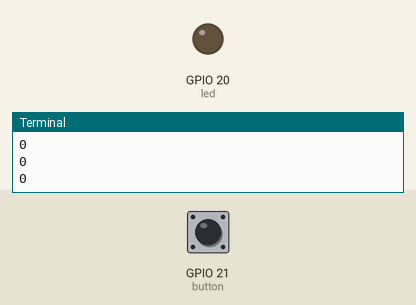
Recording of a program running on a simulated Raspberry Pi (BCM pin numbers). Shown: output pins drawn as LEDs (lit = HIGH), the last lines printed to the terminal. Dashed ring = blinking. The inputs (shaded band) are chosen by the test bench; at power-on: GPIO 21 (button) LOW.

Above: at 1.2 s.
1.3 s: GPIO 21 (button) pulled HIGH for 1 s
At 2.8 s:
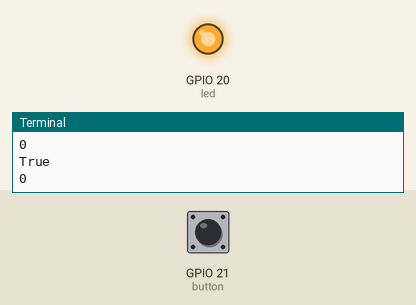
3.8 s: GPIO 21 (button) pulled HIGH for 0.35 s
At 4.2 s:
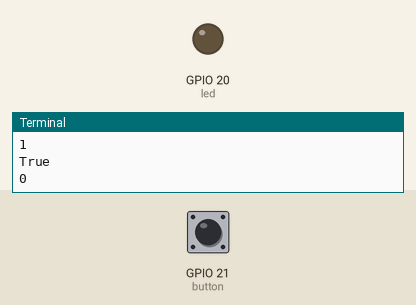
5.6 s: GPIO 21 (button) pulled HIGH for 3.2 s
At 5.85 s:
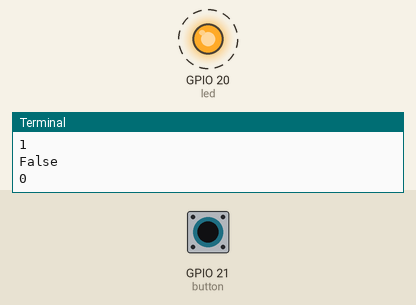
Timing chart, 0 to 10.2 s (numbered marks = the images above; inputs shaded):
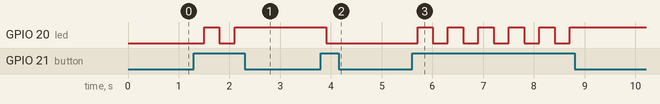

Measured:
- after the input at 1.3 s, GPIO 20 (led): LOW → HIGH after 0.20 s, → LOW 0.30 s later, → HIGH 0.30 s later
- after the input at 3.8 s, GPIO 20 (led): HIGH → LOW after 0.10 s
- after the input at 5.6 s, GPIO 20 (led): alternates HIGH for 0.30 s and LOW for 0.30 s, 11 changes in all, then stays HIGH, starting after 0.11 s

The program:

toggle_2.py
```python
import RPi.GPIO as GPIO
import time

GPIO.setmode(GPIO.BCM)

button = 21
GPIO.setup(button, GPIO.IN)
led = 20
GPIO.setup(led, GPIO.OUT)

delay = .3
button_state = 0
old_button_state = 0
led_state = 0

try:
    while True:
        button_state =  GPIO.input(button)
        print(button_state)
        print(led_state)
        print(old_button_state)
        if button_state != old_button_state:
                if button_state == 1:
                        led_state = not led_state
                        GPIO.output(led, led_state)
        time.sleep(delay)
except KeyboardInterrupt:
    GPIO.cleanup()
```
